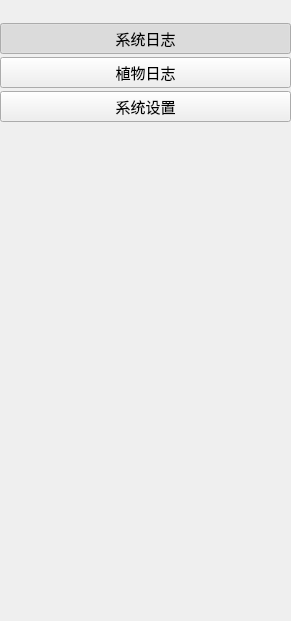
     <widget class="QWidget" name="systemWidget" native="true">
      <property name="geometry">
       <rect>
        <x>0</x>
        <y>0</y>
        <width>291</width>
        <height>621</height>
       </rect>
      </property>
      <widget class="QWidget" name="layoutWidget">
       <property name="geometry">
        <rect>
         <x>0</x>
         <y>20</y>
         <width>291</width>
         <height>106</height>
        </rect>
       </property>
       <layout class="QVBoxLayout" name="verticalLayout">
        <property name="spacing">
         <number>0</number>
        </property>
        <property name="sizeConstraint">
         <enum>QLayout::SizeConstraint::SetNoConstraint</enum>
        </property>
        <item>
         <widget class="QPushButton" name="btnSystemLog">
          <property name="sizePolicy">
           <sizepolicy hsizetype="Minimum" vsizetype="Maximum">
            <horstretch>0</horstretch>
            <verstretch>0</verstretch>
           </sizepolicy>
          </property>
          <property name="font">
           <font>
            <pointsize>11</pointsize>
           </font>
          </property>
          <property name="text">
           <string>系统日志</string>
          </property>
          <property name="icon">
           <iconset theme="QIcon::ThemeIcon::DocumentPageSetup"/>
          </property>
          <property name="checkable">
           <bool>true</bool>
          </property>
          <property name="checked">
           <bool>true</bool>
          </property>
         </widget>
        </item>
        <item>
         <widget class="QPushButton" name="btnPlantLog">
          <property name="font">
           <font>
            <pointsize>11</pointsize>
           </font>
          </property>
          <property name="text">
           <string>植物日志</string>
          </property>
          <property name="icon">
           <iconset theme="QIcon::ThemeIcon::DocumentPageSetup"/>
          </property>
          <property name="checkable">
           <bool>true</bool>
          </property>
          <property name="checked">
           <bool>false</bool>
          </property>
         </widget>
        </item>
        <item>
         <widget class="QPushButton" name="btnSystemSettings">
          <property name="font">
           <font>
            <pointsize>11</pointsize>
           </font>
          </property>
          <property name="text">
           <string>系统设置</string>
          </property>
          <property name="icon">
           <iconset theme="applications-development"/>
          </property>
          <property name="checkable">
           <bool>true</bool>
          </property>
          <property name="checked">
           <bool>false</bool>
          </property>
         </widget>
        </item>
       </layout>
      </widget>
     </widget>
